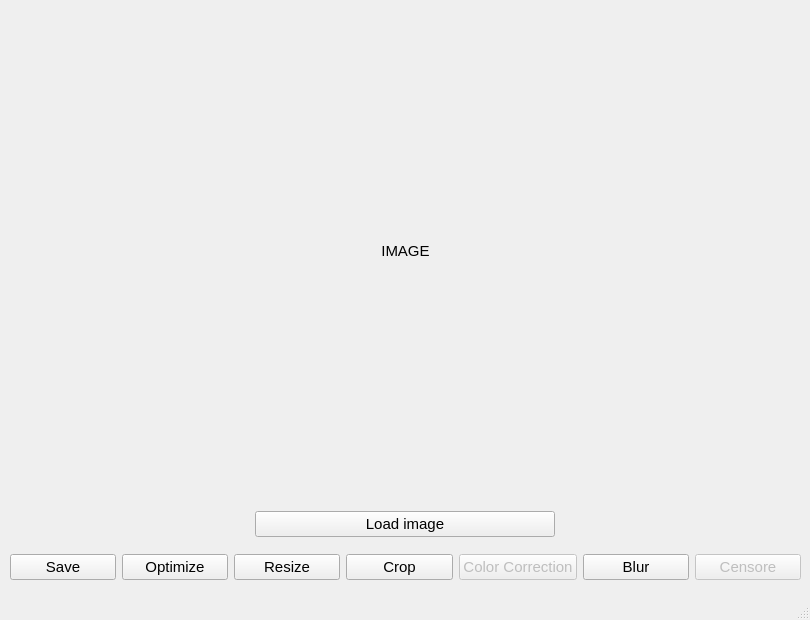
<?xml version="1.0" encoding="UTF-8"?>
<ui version="4.0">
 <class>MainWindow</class>
 <widget class="QMainWindow" name="MainWindow">
  <property name="geometry">
   <rect>
    <x>0</x>
    <y>0</y>
    <width>810</width>
    <height>620</height>
   </rect>
  </property>
  <property name="font">
   <font>
    <pointsize>11</pointsize>
   </font>
  </property>
  <property name="windowTitle">
   <string>img.tools</string>
  </property>
  <widget class="QWidget" name="centralwidget">
   <widget class="QLabel" name="image">
    <property name="geometry">
     <rect>
      <x>10</x>
      <y>10</y>
      <width>791</width>
      <height>481</height>
     </rect>
    </property>
    <property name="text">
     <string>IMAGE</string>
    </property>
    <property name="alignment">
     <set>Qt::AlignCenter</set>
    </property>
   </widget>
   <widget class="QWidget" name="verticalLayoutWidget">
    <property name="geometry">
     <rect>
      <x>10</x>
      <y>500</y>
      <width>791</width>
      <height>91</height>
     </rect>
    </property>
    <layout class="QVBoxLayout" name="verticalLayout_2">
     <item>
      <layout class="QHBoxLayout" name="horizontalLayout_3">
       <item>
        <widget class="QPushButton" name="load_btn">
         <property name="sizePolicy">
          <sizepolicy hsizetype="Minimum" vsizetype="Fixed">
           <horstretch>100</horstretch>
           <verstretch>0</verstretch>
          </sizepolicy>
         </property>
         <property name="maximumSize">
          <size>
           <width>300</width>
           <height>16777215</height>
          </size>
         </property>
         <property name="text">
          <string>Load image</string>
         </property>
        </widget>
       </item>
      </layout>
     </item>
     <item>
      <layout class="QHBoxLayout" name="horizontalLayout_2">
       <item>
        <widget class="QPushButton" name="convert_btn">
         <property name="text">
          <string>Save</string>
         </property>
        </widget>
       </item>
       <item>
        <widget class="QPushButton" name="optimize_btn">
         <property name="enabled">
          <bool>true</bool>
         </property>
         <property name="text">
          <string>Optimize</string>
         </property>
        </widget>
       </item>
       <item>
        <widget class="QPushButton" name="resize_btn">
         <property name="text">
          <string>Resize</string>
         </property>
        </widget>
       </item>
       <item>
        <widget class="QPushButton" name="crop_btn">
         <property name="text">
          <string>Crop</string>
         </property>
        </widget>
       </item>
       <item>
        <widget class="QPushButton" name="cc_btn">
         <property name="enabled">
          <bool>false</bool>
         </property>
         <property name="text">
          <string>Color Correction</string>
         </property>
        </widget>
       </item>
       <item>
        <widget class="QPushButton" name="blur_btn">
         <property name="text">
          <string>Blur</string>
         </property>
        </widget>
       </item>
       <item>
        <widget class="QPushButton" name="censore_btn">
         <property name="enabled">
          <bool>false</bool>
         </property>
         <property name="text">
          <string>Censore</string>
         </property>
        </widget>
       </item>
      </layout>
     </item>
    </layout>
   </widget>
  </widget>
  <widget class="QStatusBar" name="statusbar"/>
 </widget>
 <resources/>
 <connections/>
</ui>
